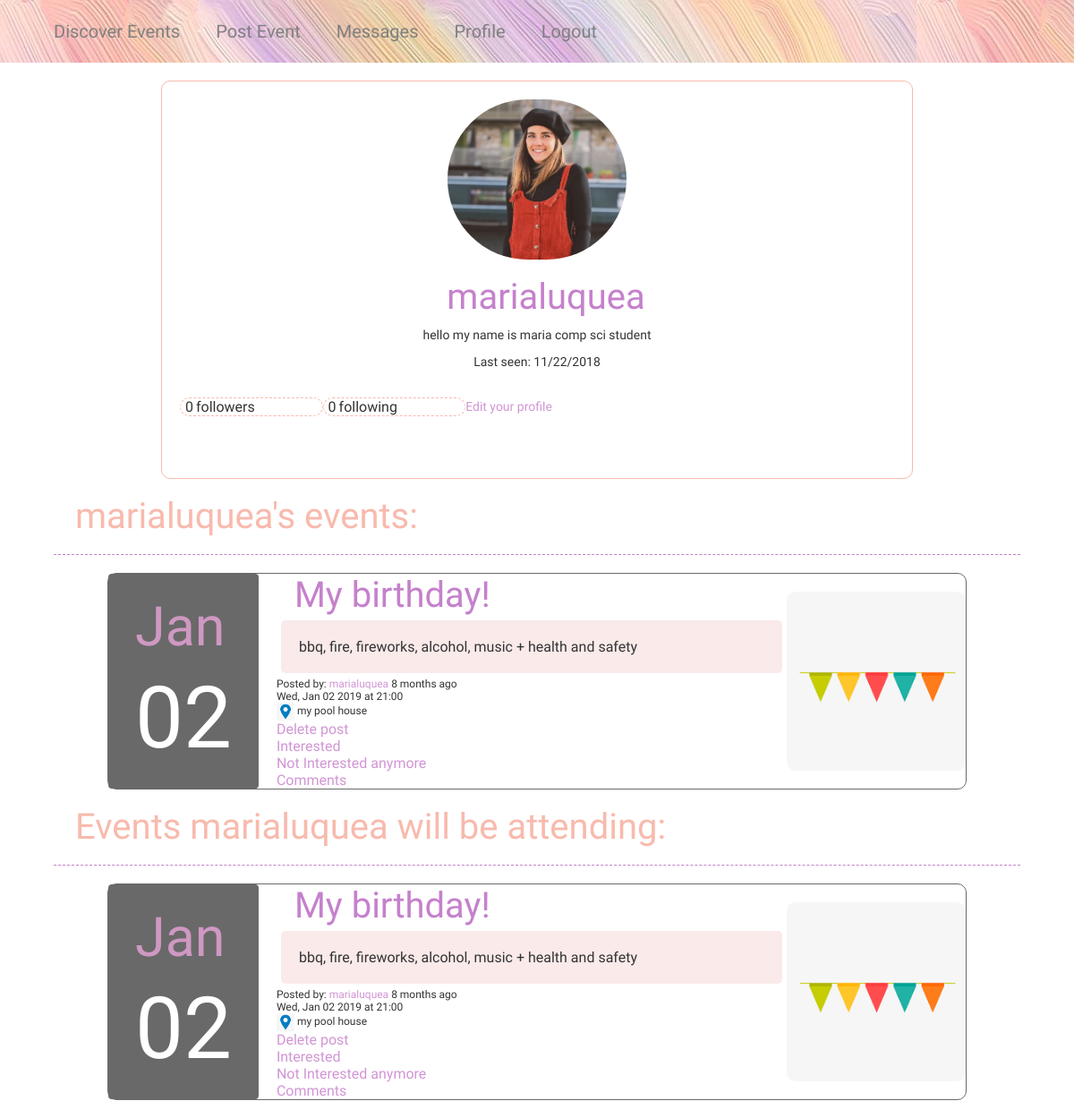
/user/marialuquea (signed in), run on an earlier commit of the app's database.
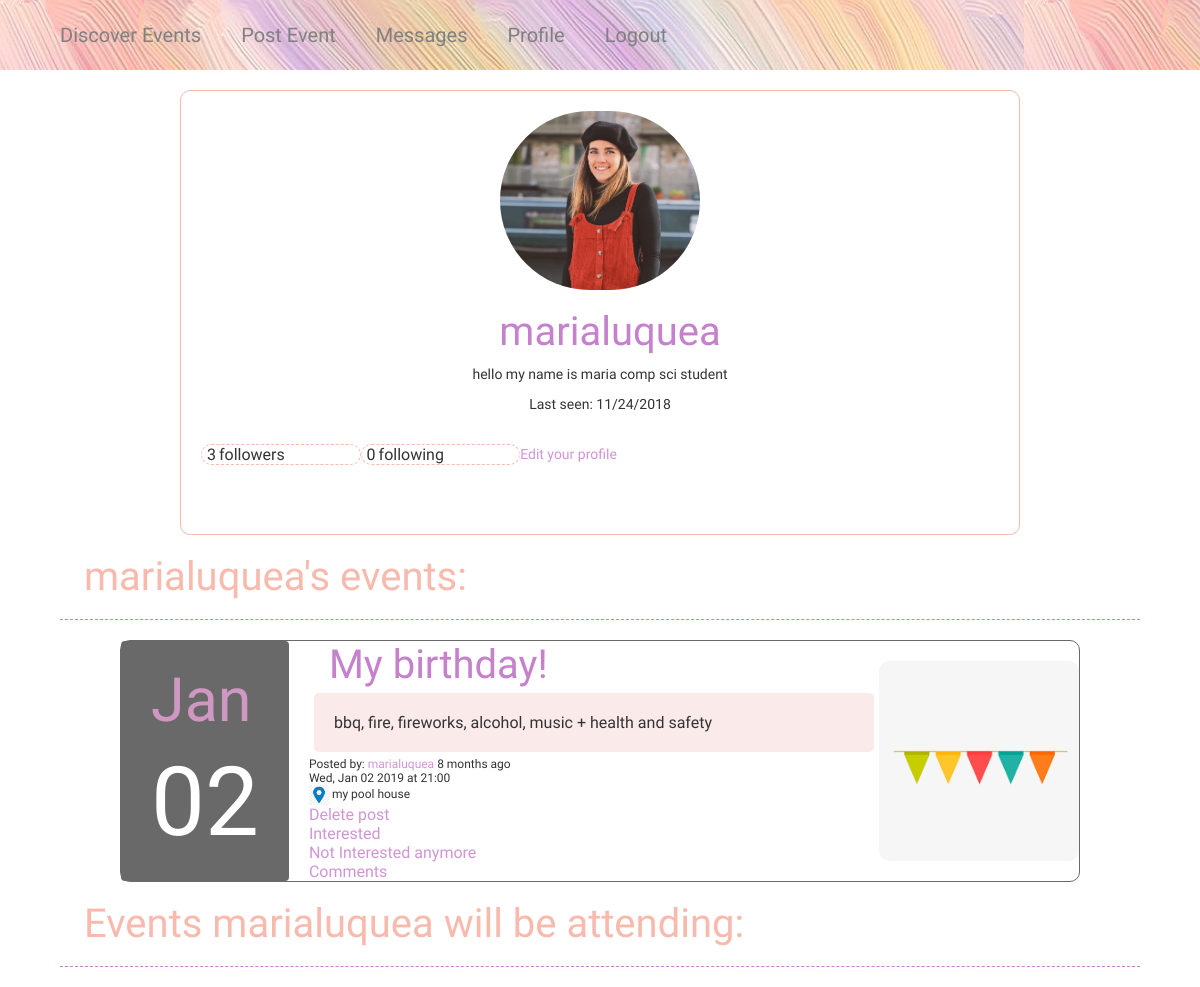
And on a later commit of the database.
### app/models.py (models this page shows, shortened)
class User(UserMixin, db.Model):
    __tablename__ = 'user'
    id = db.Column(db.Integer, primary_key=True)
    username = db.Column(db.String(64), index=True, unique=True)
    email = db.Column(db.String(120), index=True, unique=True)
    password_hash = db.Column(db.String(128))
    profilepic = db.Column(db.String(50))
    posts = db.relationship('Post', backref='author', lazy='dynamic')
    about_me = db.Column(db.String(200))
    last_seen = db.Column(db.DateTime, default=datetime.utcnow)
    followed = db.relationship(
        'User', secondary=followers,
        primaryjoin=(followers.c.follower_id == id),
        secondaryjoin=(followers.c.followed_id == id),
        backref=db.backref('followers', lazy='dynamic'), lazy='dynamic')
    messages_sent = db.relationship('Message',foreign_keys='Message.sender_id',backref='author', lazy='dynamic')
    messages_received = db.relationship('Message',foreign_keys='Message.recipient_id',backref='recipient', lazy='dynamic')
    last_message_read_time = db.Column(db.DateTime)
    notifications = db.relationship('Notification', backref='user',lazy='dynamic')
    def new_messages(self):
        last_read_time = self.last_message_read_time or datetime(1900, 1, 1)
        return Message.query.filter_by(recipient=self).filter(
            Message.timestamp > last_read_time).count()

class Post(db.Model):
    __tablename__ = 'post'
    id = db.Column(db.Integer, primary_key=True)
    title = db.Column(db.String(25))
    eventphoto = db.Column(db.String(50))
    date = db.Column(db.DateTime)
    time = db.Column(db.DateTime)
    venue = db.Column(db.String(70))
    body = db.Column(db.String(140))
    timestamp = db.Column(db.DateTime, index=True, default=datetime.utcnow)
    user_id = db.Column(db.Integer, db.ForeignKey('user.id'))
    userlist = db.relationship('UserList', backref='event_interested', lazy='dynamic')
    comments = db.relationship('Comment', backref='post', lazy='dynamic')

### main.py (the view)
@app.route('/user/<username>')
@login_required
def user(username):
    user = User.query.filter_by(username=username).first_or_404()
    image_file = user.profilepic
    page = request.args.get('page', 1, type=int)
    posts = user.posts.order_by(Post.timestamp.desc()).paginate(
        page, app.config['POSTS_PER_PAGE'], False)
    postList = []
    relations = UserList.query.filter_by(user_id=user.id)
    if relations is not None:
        for relation in relations:
            if relation.post_id is not None:
                new_post = Post.query.get(relation.post_id)
                postList.append(new_post)
    next_url = url_for('user', username=user.username, page=posts.next_num) \
        if posts.has_next else None
    prev_url = url_for('user', username=user.username, page=posts.prev_num) \
        if posts.has_prev else None
    return render_template('user.html', user=user, posts=posts.items, postList=postList,
                           next_url=next_url, prev_url=prev_url, image_file=image_file)

### app/models.py (called while the page is built)
@login.user_loader
def load_user(id):
    return User.query.get(int(id))

### main.py (called while the page is built)
@app.before_request
def before_request():
    if current_user.is_authenticated:
        current_user.last_seen = datetime.utcnow()
        db.session.commit()

### app/templates/user.html (shortened to what this page needs)
<head>
  <link rel="stylesheet" href="{{ url_for('static', filename='css/style.css') }}"/>
</head>
{% extends "base.html" %}
{% block app_content %}
<div class="user">
  <div class="profilepic">
    {% if image_file %}
    <p><img src="{{ image_file }}"></p>
    {% endif %}
    <h1 class="event-name" align="center">{{ user.username }}</h1>
    {% if user.about_me %}
      <p align="center">{{ user.about_me }}</p>
    {% endif %}
    {% if user.last_seen %}
    <p align="right">Last seen: {{ moment(user.last_seen).calendar() }}</p>
    {% endif %}
  </div>
  <br>
  <div class="profile-info">
    <div class="followers">
      <table>
        <tr>
          <td class="follower-count">{{ user.followers.count() }}</td>
          <td class="follower-label">followers</td>
        </tr>
      </table>
    </div>
    <div class="followers">
      <table>
        <tr>
          <td class="follower-count">{{ user.followed.count() }}</td>
          <td class="follower-label">following</td>
        </tr>
      </table>
    </div>
    {% if user == current_user %}
    <p><a class="link" href="{{ url_for('edit_profile') }}">Edit your profile</a></p>
    {% elif not current_user.is_following(user) %}
    <div><a class="follow" href="{{ url_for('follow', username=user.username) }}">Follow</a></div>
    {% else %}
    <div><a class="follow" href="{{ url_for('unfollow', username=user.username) }}">Unfollow</a></div>
    {% endif %}
    <br><br>
  </div>
</div>
<h1 class="user-events">{{ user.username }}'s events:</h1>
<hr class="separator">
{% for post in posts %}
    {% include '_post.html' %}
{% endfor %}
<h1 class="user-events">Events {{ user.username }} will be attending:</h1>
<hr class="separator">
{% for post in postList %}
{% include '_post.html' %}
{% endfor %}
{% endblock %}

### app/templates/_post.html (shortened to what this page needs)
<head>
  <link rel="stylesheet" href="{{ url_for('static', filename='css/style.css') }}"/>
  <link rel="stylesheet" href="{{ url_for('static', filename='css/style.css') }}"/>
</head>
<div class="post">
  <table>
    <tr class="date">
      <td class="fondo">
        <p class="event-month">{{ post.date.strftime("%b") }}</p>
        <p class="event-day">{{ post.date.strftime("%d") }}</p>
      </td>
      <td class="event">
        <a href="{{ url_for('post', post_id=post.id) }}" class="event-name">
          {{ post.title }}
        </a>
        <br>
        <div class="event-description">
          {{ post.body }}
        </div>
        <div class="event-info">
          Posted by:
          <a class="link" href="{{ url_for('user', username=post.author.username) }}">
            {{ post.author.username }}
          </a>
          {{ moment(post.timestamp).fromNow() }}
          <br>
          {{ post.date.strftime("%a, %b %d %Y") }}
          at {{ post.time.strftime("%H:%M") }}
          <br>
          <img src="../static/images/location.png" height="20px">
          {{ post.venue }}
        </div>
        {% if post.author.username == current_user.username %}
        <a  class="link" href="{{ url_for('delete_post', post_id=post.id) }}">Delete post</a>
        {% endif %}
        <br>
        <a class="link" href="{{ url_for('interested', post_id=post.id, user_id=current_user.id) }}">Interested</a>
        <br>
        <a class="link" href="{{ url_for('not_interested', post_id=post.id, user_id=current_user.id) }}">Not Interested anymore</a>
        <br>
        <a class="link" href="{{ url_for('comment', post_id=post.id)}}">Comments</a>
      </td>
      <td class="event-photo">
        <img src="{{ post.eventphoto }}">
      </td>
    </tr>
  </table>
</div>

What changed in the data, as far as the page shows it:
no longer on one of the page's lists (row unchanged): Post: date "Jan", date "02", title "My birthday!", body "bbq, fire, fireworks, alcohol, music + health and safety", author.username "marialuquea", timestamp "8 months ago", date "Wed, Jan 02 2019", time "21:00", venue "my pool house"
changed User "marialuquea": last_seen "11/22/2018" → "11/24/2018"
Also different on the page:
{{ user.followers.count() }}: "0" → "3"
